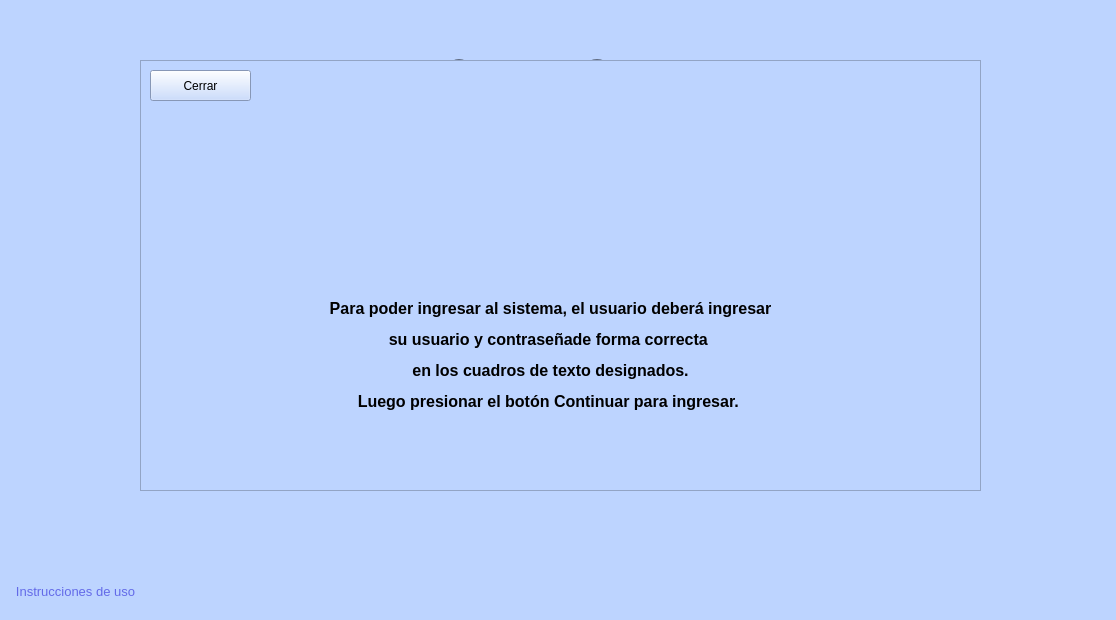
<?xml version="1.0" encoding="UTF-8"?>
<ui version="4.0">
 <class>Form</class>
 <widget class="QWidget" name="Form">
  <property name="geometry">
   <rect>
    <x>0</x>
    <y>0</y>
    <width>1116</width>
    <height>620</height>
   </rect>
  </property>
  <property name="windowTitle">
   <string>Form</string>
  </property>
  <property name="autoFillBackground">
   <bool>false</bool>
  </property>
  <property name="styleSheet">
   <string notr="true">background-color: rgb(189, 212, 255);</string>
  </property>
  <widget class="QLabel" name="label">
   <property name="geometry">
    <rect>
     <x>440</x>
     <y>40</y>
     <width>321</width>
     <height>81</height>
    </rect>
   </property>
   <property name="font">
    <font>
     <family>Cascadia Mono</family>
     <pointsize>48</pointsize>
     <weight>75</weight>
     <bold>true</bold>
    </font>
   </property>
   <property name="text">
    <string>SEITON</string>
   </property>
  </widget>
  <widget class="QLabel" name="label_2">
   <property name="geometry">
    <rect>
     <x>460</x>
     <y>220</y>
     <width>311</width>
     <height>41</height>
    </rect>
   </property>
   <property name="font">
    <font>
     <pointsize>20</pointsize>
     <weight>75</weight>
     <bold>true</bold>
    </font>
   </property>
   <property name="text">
    <string>Inicio de Sesion</string>
   </property>
  </widget>
  <widget class="QLabel" name="label_3">
   <property name="geometry">
    <rect>
     <x>380</x>
     <y>300</y>
     <width>101</width>
     <height>31</height>
    </rect>
   </property>
   <property name="font">
    <font>
     <pointsize>14</pointsize>
     <weight>75</weight>
     <bold>true</bold>
    </font>
   </property>
   <property name="text">
    <string>Usuario</string>
   </property>
  </widget>
  <widget class="QLabel" name="label_4">
   <property name="geometry">
    <rect>
     <x>380</x>
     <y>380</y>
     <width>141</width>
     <height>31</height>
    </rect>
   </property>
   <property name="font">
    <font>
     <pointsize>14</pointsize>
     <weight>75</weight>
     <bold>true</bold>
    </font>
   </property>
   <property name="text">
    <string>Contraseña</string>
   </property>
  </widget>
  <widget class="QLineEdit" name="lineEdit">
   <property name="geometry">
    <rect>
     <x>380</x>
     <y>330</y>
     <width>361</width>
     <height>31</height>
    </rect>
   </property>
   <property name="styleSheet">
    <string notr="true">background-color: rgb(255, 255, 255); border-radius: 15px; </string>
   </property>
  </widget>
  <widget class="QLineEdit" name="lineEdit_2">
   <property name="geometry">
    <rect>
     <x>380</x>
     <y>410</y>
     <width>361</width>
     <height>31</height>
    </rect>
   </property>
   <property name="styleSheet">
    <string notr="true">background-color: rgb(255, 255, 255); border-radius: 15px; </string>
   </property>
  </widget>
  <widget class="QPushButton" name="pushButton">
   <property name="geometry">
    <rect>
     <x>700</x>
     <y>410</y>
     <width>31</width>
     <height>31</height>
    </rect>
   </property>
   <property name="styleSheet">
    <string notr="true"> border-radius: 100%;
background-color: rgb(255, 255, 255);</string>
   </property>
   <property name="text">
    <string/>
   </property>
   <property name="icon">
    <iconset>
     <normaloff>ojo_abierto_contraseña.png</normaloff>ojo_abierto_contraseña.png</iconset>
   </property>
   <property name="iconSize">
    <size>
     <width>30</width>
     <height>30</height>
    </size>
   </property>
  </widget>
  <widget class="QPushButton" name="pushButton_2">
   <property name="geometry">
    <rect>
     <x>380</x>
     <y>450</y>
     <width>361</width>
     <height>31</height>
    </rect>
   </property>
   <property name="cursor">
    <cursorShape>OpenHandCursor</cursorShape>
   </property>
   <property name="styleSheet">
    <string notr="true">background-color: rgb(99, 106, 232);  border-radius: 15px</string>
   </property>
   <property name="text">
    <string>Continuar</string>
   </property>
  </widget>
  <widget class="QPushButton" name="pushButton_3">
   <property name="geometry">
    <rect>
     <x>0</x>
     <y>580</y>
     <width>151</width>
     <height>23</height>
    </rect>
   </property>
   <property name="font">
    <font>
     <pointsize>10</pointsize>
     <weight>50</weight>
     <bold>false</bold>
    </font>
   </property>
   <property name="cursor">
    <cursorShape>OpenHandCursor</cursorShape>
   </property>
   <property name="styleSheet">
    <string notr="true">border : none;
color: #636ae8;
background-color: transparent;
</string>
   </property>
   <property name="text">
    <string>Instrucciones de uso</string>
   </property>
   <property name="flat">
    <bool>true</bool>
   </property>
  </widget>
  <widget class="QFrame" name="frame">
   <property name="geometry">
    <rect>
     <x>140</x>
     <y>60</y>
     <width>841</width>
     <height>431</height>
    </rect>
   </property>
   <property name="frameShape">
    <enum>QFrame::StyledPanel</enum>
   </property>
   <property name="frameShadow">
    <enum>QFrame::Raised</enum>
   </property>
   <widget class="QPushButton" name="pushButton_cerrar_instrucciones">
    <property name="geometry">
     <rect>
      <x>10</x>
      <y>10</y>
      <width>101</width>
      <height>31</height>
     </rect>
    </property>
    <property name="text">
     <string>Cerrar</string>
    </property>
   </widget>
   <widget class="QLabel" name="label_5">
    <property name="geometry">
     <rect>
      <x>230</x>
      <y>20</y>
      <width>391</width>
      <height>191</height>
     </rect>
    </property>
    <property name="text">
     <string/>
    </property>
    <property name="pixmap">
     <pixmap>system/login/instruccionesLogin.png</pixmap>
    </property>
   </widget>
   <widget class="QLabel" name="label_6">
    <property name="geometry">
     <rect>
      <x>120</x>
      <y>210</y>
      <width>581</width>
      <height>171</height>
     </rect>
    </property>
    <property name="text">
     <string>&lt;html&gt;&lt;head/&gt;&lt;body&gt;&lt;p align=&quot;center&quot;&gt;&lt;span style=&quot; font-size:12pt; font-weight:600;&quot;&gt;Para poder ingresar al sistema, el usuario deberá ingresar&lt;/span&gt;&lt;/p&gt;&lt;p align=&quot;center&quot;&gt;&lt;span style=&quot; font-size:12pt; font-weight:600;&quot;&gt;su usuario y contraseñade forma correcta &lt;/span&gt;&lt;/p&gt;&lt;p align=&quot;center&quot;&gt;&lt;span style=&quot; font-size:12pt; font-weight:600;&quot;&gt;en los cuadros de texto designados.&lt;/span&gt;&lt;/p&gt;&lt;p align=&quot;center&quot;&gt;&lt;span style=&quot; font-size:12pt; font-weight:600;&quot;&gt;Luego presionar el botón Continuar para ingresar. &lt;/span&gt;&lt;/p&gt;&lt;/body&gt;&lt;/html&gt;</string>
    </property>
   </widget>
  </widget>
 </widget>
 <resources/>
 <connections/>
</ui>
